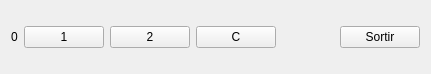
<?xml version="1.0" encoding="UTF-8"?>
<ui version="4.0">
 <class>suma_1_2</class>
 <widget class="QMainWindow" name="suma_1_2">
  <property name="geometry">
   <rect>
    <x>0</x>
    <y>0</y>
    <width>431</width>
    <height>74</height>
   </rect>
  </property>
  <property name="windowTitle">
   <string>suma_1_2</string>
  </property>
  <widget class="QWidget" name="centralWidget">
   <layout class="QHBoxLayout" name="horizontalLayout">
    <item>
     <widget class="MyLabel" name="label">
      <property name="text">
       <string>0</string>
      </property>
     </widget>
    </item>
    <item>
     <widget class="QPushButton" name="pushButton">
      <property name="text">
       <string>1</string>
      </property>
     </widget>
    </item>
    <item>
     <widget class="QPushButton" name="pushButton_2">
      <property name="text">
       <string>2</string>
      </property>
     </widget>
    </item>
    <item>
     <widget class="QPushButton" name="pushButton_3">
      <property name="text">
       <string>C</string>
      </property>
     </widget>
    </item>
    <item>
     <spacer name="horizontalSpacer">
      <property name="orientation">
       <enum>Qt::Horizontal</enum>
      </property>
      <property name="sizeHint" stdset="0">
       <size>
        <width>24</width>
        <height>20</height>
       </size>
      </property>
     </spacer>
    </item>
    <item>
     <widget class="QPushButton" name="pushButton_4">
      <property name="text">
       <string>Sortir</string>
      </property>
     </widget>
    </item>
   </layout>
  </widget>
 </widget>
 <layoutdefault spacing="6" margin="11"/>
 <customwidgets>
  <customwidget>
   <class>MyLabel</class>
   <extends>QLabel</extends>
   <header>mylabel.h</header>
   <slots>
    <slot>truncateText(int)</slot>
    <slot>setZero()</slot>
    <slot>addOne()</slot>
    <slot>addTwo()</slot>
   </slots>
  </customwidget>
 </customwidgets>
 <resources/>
 <connections>
  <connection>
   <sender>pushButton_4</sender>
   <signal>clicked()</signal>
   <receiver>suma_1_2</receiver>
   <slot>close()</slot>
   <hints>
    <hint type="sourcelabel">
     <x>345</x>
     <y>37</y>
    </hint>
    <hint type="destinationlabel">
     <x>322</x>
     <y>56</y>
    </hint>
   </hints>
  </connection>
  <connection>
   <sender>pushButton_3</sender>
   <signal>clicked()</signal>
   <receiver>label</receiver>
   <slot>setZero()</slot>
   <hints>
    <hint type="sourcelabel">
     <x>244</x>
     <y>39</y>
    </hint>
    <hint type="destinationlabel">
     <x>10</x>
     <y>47</y>
    </hint>
   </hints>
  </connection>
  <connection>
   <sender>pushButton</sender>
   <signal>clicked()</signal>
   <receiver>label</receiver>
   <slot>addOne()</slot>
   <hints>
    <hint type="sourcelabel">
     <x>84</x>
     <y>38</y>
    </hint>
    <hint type="destinationlabel">
     <x>12</x>
     <y>28</y>
    </hint>
   </hints>
  </connection>
  <connection>
   <sender>pushButton_2</sender>
   <signal>clicked()</signal>
   <receiver>label</receiver>
   <slot>addTwo()</slot>
   <hints>
    <hint type="sourcelabel">
     <x>163</x>
     <y>25</y>
    </hint>
    <hint type="destinationlabel">
     <x>9</x>
     <y>20</y>
    </hint>
   </hints>
  </connection>
 </connections>
</ui>
